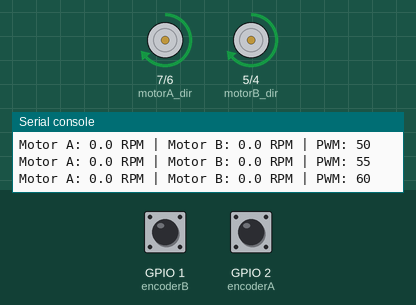
Recording of a program running on a simulated ESP32 board running MicroPython. Parts: direction and speed pins drawn as motors (green arrow = direction pin HIGH = forward, orange = LOW = backward, longer = more drive), the last lines printed to the serial console. Inputs (shaded band) come from the test bench; at power-on: GPIO 1 (encoderB) HIGH, GPIO 2 (encoderA) HIGH. Library files of the repository ran but are not shown: 1 file(s).

Above: at 2.71 s.
At 10.3 s:
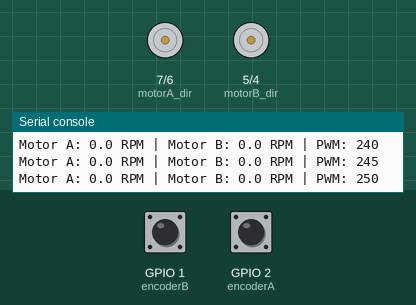
At 22.7 s:
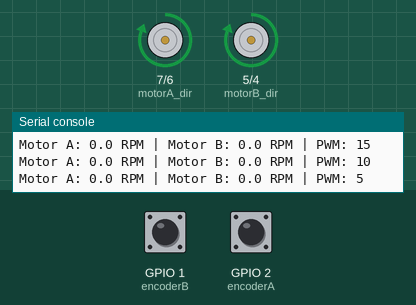
At 35.2 s:
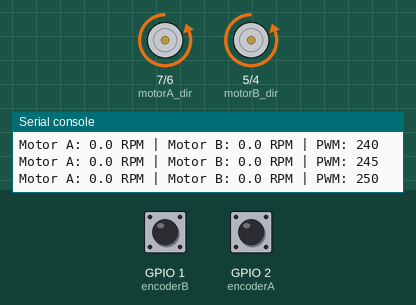
Timing chart, 0 to 40.0 s (numbered marks = the images above):
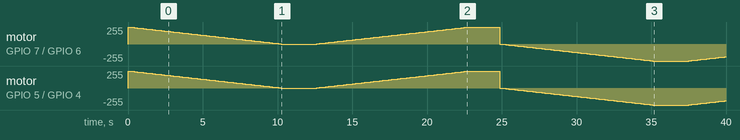

Measured:
- by itself, motor on GPIO 7 (motorA_dir) / GPIO 6 (motorA_pwm): stopped → forward 255/255 at 0.00 s, → forward 250/255 0.20 s later, → forward 245/255 0.20 s later, → forward 240/255 0.20 s later, … (168 changes in this stretch)
- by itself, motor on GPIO 5 (motorB_dir) / GPIO 4 (motorB_pwm): stopped → forward 255/255 at 0.00 s, → forward 250/255 0.20 s later, → forward 245/255 0.20 s later, → forward 240/255 0.20 s later, … (168 changes in this stretch)

The program:

main.py
```python
from motor_control_example import DualMotorController

mc = DualMotorController()

while True:
    mc.run_demo(True)
    mc.run_demo(False)


# from neopixel_example import neopixel_demo

# neopixel_demo()
```

motor_control_example.py
```python
from machine import Pin, PWM
import time

class DualMotorController:
    def __init__(self):
        # ---------------- Pins ----------------
        self.MOTOR_A_DIR = 7
        self.MOTOR_A_PWM = 6
        self.MOTOR_B_DIR = 5
        self.MOTOR_B_PWM = 4

        self.ENCODER_A_PIN = 2
        self.ENCODER_B_PIN = 1

        # ---------------- Config ----------------
        self.PWM_FREQ = 5000
        self.MAX_PWM = 255
        self.ENCODER_PULSES_PER_REV = 20
        self.ACCEL_STEP = 5
        self.ACCEL_DELAY = 200  # ms

        # ---------------- State ----------------
        self.encoderA_count = 0
        self.encoderB_count = 0
        self.last_speed_check = time.ticks_ms()
        self.speed_A_RPM = 0.0
        self.speed_B_RPM = 0.0

        # ---------------- Hardware init ----------------
        self.motorA_dir = Pin(self.MOTOR_A_DIR, Pin.OUT)
        self.motorB_dir = Pin(self.MOTOR_B_DIR, Pin.OUT)

        self.motorA_pwm = PWM(Pin(self.MOTOR_A_PWM))
        self.motorB_pwm = PWM(Pin(self.MOTOR_B_PWM))
        self.motorA_pwm.freq(self.PWM_FREQ)
        self.motorB_pwm.freq(self.PWM_FREQ)

        # Initial direction: forward
        self.motorA_dir.on()
        self.motorB_dir.on()

        # Encoder pins
        self.encoderA = Pin(self.ENCODER_A_PIN, Pin.IN, Pin.PULL_UP)
        self.encoderB = Pin(self.ENCODER_B_PIN, Pin.IN, Pin.PULL_UP)

        # Attach interrupts
        self.encoderA.irq(trigger=Pin.IRQ_RISING, handler=self._encA_isr)
        self.encoderB.irq(trigger=Pin.IRQ_RISING, handler=self._encB_isr)

        print("DualMotorController initialized")

    # ---------------- Encoder ISR ----------------
    def _encA_isr(self, pin):
        self.encoderA_count += 1

    def _encB_isr(self, pin):
        self.encoderB_count += 1

    # ---------------- Motor control ----------------
    def set_motor_speed(self, motor, pwm, forward=True):
        pwm = max(0, min(self.MAX_PWM, pwm))
        if forward:
            pwm = 255 - pwm

        duty = int(pwm * 1023 / 255)  # ESP32 PWM is 10-bit

        if motor == 0:
            self.motorA_dir.value(1 if forward else 0)
            self.motorA_pwm.duty(duty)
        elif motor == 1:
            self.motorB_dir.value(1 if forward else 0)
            self.motorB_pwm.duty(duty)

    # ---------------- Speed calculation ----------------
    def update_speed(self):
        now = time.ticks_ms()
        if time.ticks_diff(now, self.last_speed_check) >= self.ACCEL_DELAY:
            pA = self.encoderA_count
            pB = self.encoderB_count
            self.encoderA_count = 0
            self.encoderB_count = 0

            interval_sec = self.ACCEL_DELAY / 1000.0
            self.speed_A_RPM = (pA / self.ENCODER_PULSES_PER_REV) * 60 / interval_sec
            self.speed_B_RPM = (pB / self.ENCODER_PULSES_PER_REV) * 60 / interval_sec
            self.last_speed_check = now

    # ---------------- Print speed ----------------
    def print_speed(self, pwm):
        print(
            "Motor A: {:.1f} RPM | Motor B: {:.1f} RPM | PWM: {}".format(
                self.speed_A_RPM, self.speed_B_RPM, pwm
            )
        )

    # ---------------- Gradual acceleration / deceleration ----------------
    def run_demo(self, forward=True):
        direction = "Forward" if forward else "Reverse"
        print("\nStarting gradual acceleration ({})...\n".format(direction))

        # Accelerate
        for pwm in range(0, self.MAX_PWM + 1, self.ACCEL_STEP):
            self.set_motor_speed(0, pwm, forward)
            self.set_motor_speed(1, pwm, forward)
            time.sleep_ms(self.ACCEL_DELAY)
            self.update_speed()
            self.print_speed(pwm)

        print("\nReached maximum speed!")
        time.sleep(2)

        # Decelerate
        print("\nStarting gradual deceleration...\n")
        for pwm in range(self.MAX_PWM, -1, -self.ACCEL_STEP):
            self.set_motor_speed(0, pwm, forward)
            self.set_motor_speed(1, pwm, forward)
            time.sleep_ms(self.ACCEL_DELAY)
            self.update_speed()
            self.print_speed(pwm)

        print("\nMotors stopped!")
        time.sleep(2)
```
